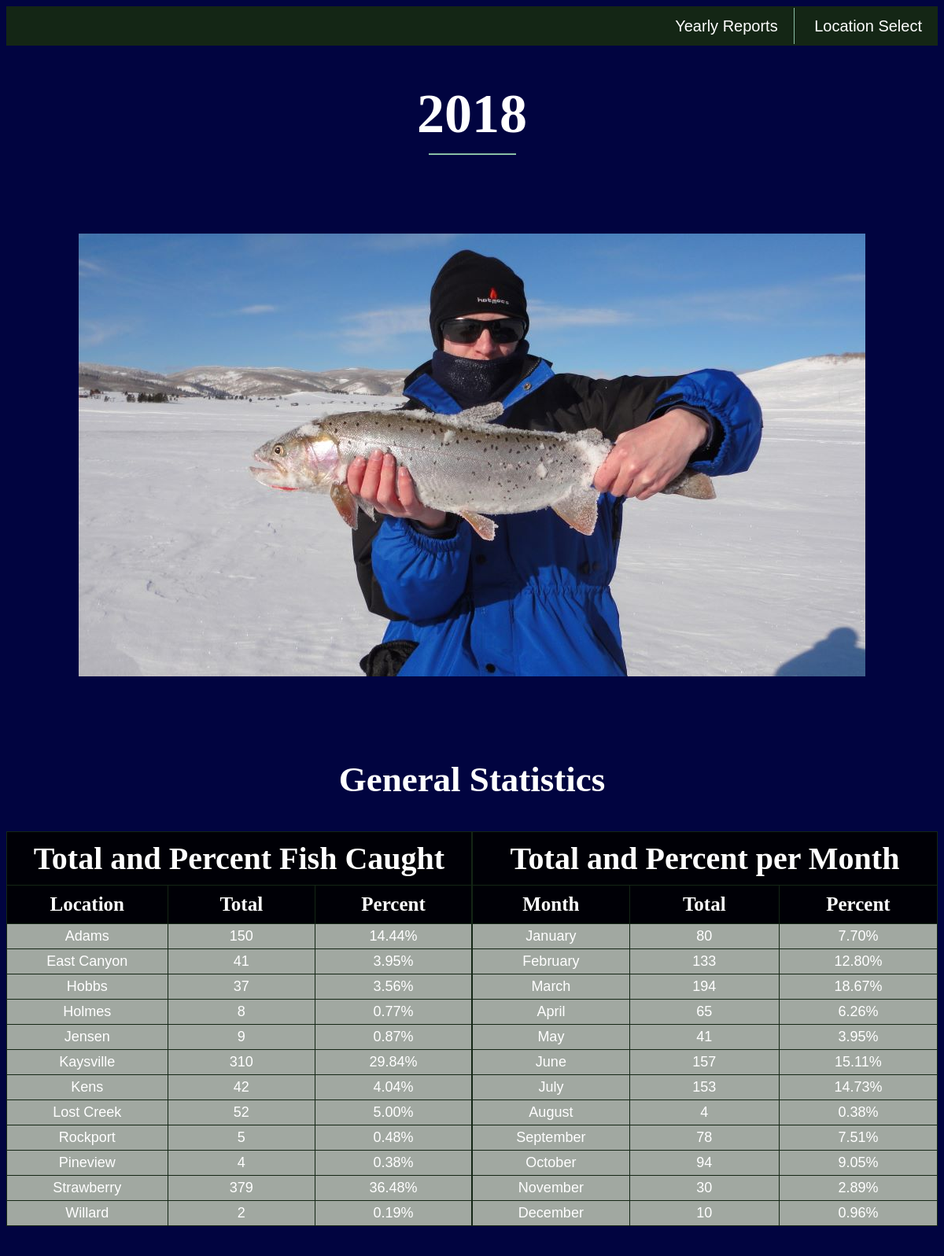
The app's page /2018/ (upper part) with its own data.
### fitzfishing/models.py (models this page shows, shortened)
class FishCaught2018(models.Model):
    location_name = models.CharField(max_length=200)
    total = models.CharField(max_length=200)
    percent = models.CharField(max_length=200)

class FishCaughtMonth2018(models.Model):
    month_name = models.CharField(max_length=200)
    total = models.CharField(max_length=200)
    percent = models.CharField(max_length=200)

### fitzfishing/views.py (the view)
# urls.py: path('2018/', views.year1, name="2018"),
def year1(request):
    total_list = FishCaught2018.objects.all()
    month_list = FishCaughtMonth2018.objects.all()
    species_list = SpeciesCaught2018.objects.all()
    seasons_list = FishCaughtSeason2018.objects.all()
    rating_list = Ratings2018.objects.all()
    return render(request, 'yearly_reports/2018/2018.html', {'total_list': total_list, 'month_list': month_list, 'species_list': species_list, 'seasons_list': seasons_list, 'rating_list': rating_list})

### fitzfishing/templates/yearly_reports/2018/2018.html (shortened to what this page needs)
{% extends 'fitzfishing/base2.html' %}
{% load static %}
    {% block body %}
        <h1 class="main-head">2018</h1>
        <hr class="line-2018">
        <div class="best-catches-container">
            <div class="bestCatches">
                <img src="{% static 'images/bestCatches/2018/23in_cutt.jpg' %}" alt="" style="width: 100%;">
            </div>
        </div>
        <h2 class="sub-head general-stats-head">General Statistics</h2>
        <div class="year-stats-container">
            <div class="year-stats-col">
                <table class="year-tables">
                    <tr>
                        <th colspan="3" class="year-table-head">Total and Percent Fish Caught</th>
                    </tr>
                    <tr>
                        <th class="year-table-sub-head">Location</th>
                        <th class="year-table-sub-head">Total</th>
                        <th class="year-table-sub-head">Percent</th>
                    </tr>
                    {% for total in total_list %}
                    <tr>
                        <td>{{ total.location_name }}</td>
                        <td>{{ total.total }}</td>
                        <td>{{ total.percent }}</td>
                    </tr>
                    {% endfor %}
                </table>
            </div>
            <div class="year-stats-col">
                <table class="year-tables">
                    <tr>
                        <th colspan="3" class="year-table-head">Total and Percent per Month</th>
                    </tr>
                    <tr>
                        <th class="year-table-sub-head">Month</th>
                        <th class="year-table-sub-head">Total</th>
                        <th class="year-table-sub-head">Percent</th>
                    </tr>
                    {% for month in month_list %}
                    <tr>
                        <td>{{ month.month_name }}</td>
                        <td>{{ month.total }}</td>
                        <td>{{ month.percent }}</td>
                    </tr>
                    {% endfor %}
                </table>
                <img src="{% static 'images/Graphs/2018/total_fish_caught.png' %}" alt="" style="width: 100%; margin-bottom: 2rem;"><br>
                <img src="{% static 'images/Graphs/2018/total_species_caught.png' %}" alt="" style="width: 100%; margin-bottom: 2rem;"><br>
            </div>
        </div>
    {% endblock %}

### fitzfishing/static/css/styles.css (style rules this page uses)
html { background-color: #010440; font-size: 20px; font-family: 'Quicksand', sans-serif; color: #FFFFFF; }
.main-head { font-size: 3.5rem; font-family: 'Libre Baskerville', serif; text-align: center; margin-bottom: 0; }
.sub-head { font-size: 2.25rem; font-family: 'Libre Baskerville', serif; text-align: center; }
hr { height: 2px; border-width: 0; background-color: #8ABFA6; }
table, th, td { text-align: center; border: 1px solid #142615; border-collapse: collapse; padding: .5rem; }
th { background-color: #000006; font-size: 1.25rem; font-family: 'Libre Baskerville', serif; width: 250px; }
td { background-color: #A1A8A1; font-size: .9rem; padding: .25rem; }
.line-2018 { width: 111px; margin-bottom: 5rem; }
.best-catches-container { max-width: 1000px; position: relative; margin: auto; }
.general-stats-head { margin-top: 5rem; }
.year-stats-container { margin-top: 2rem; margin-bottom: 5rem; display: flex; justify-content: space-around; }
.year-tables, .overall-tables { margin-bottom: 2rem; }
.year-table-head, .stats-table-head, .overall-table-head { font-size: 2rem; }
.year-table-sub-head, .overall-table-sub-head { font-size: 1.25rem; }

### records on screen
FishCaught2018: location_name "Adams", total "150", percent "14.44%"
FishCaught2018: location_name "East Canyon", total "41", percent "3.95%"
FishCaught2018: location_name "Hobbs", total "37", percent "3.56%"
FishCaught2018: location_name "Holmes", total "8", percent "0.77%"
FishCaught2018: location_name "Jensen", total "9", percent "0.87%"
FishCaught2018: location_name "Kaysville", total "310", percent "29.84%"
FishCaught2018: location_name "Kens", total "42", percent "4.04%"
FishCaught2018: location_name "Lost Creek", total "52", percent "5.00%"
FishCaught2018: location_name "Rockport", total "5", percent "0.48%"
FishCaught2018: location_name "Pineview", total "4", percent "0.38%"
FishCaught2018: location_name "Strawberry", total "379", percent "36.48%"
FishCaught2018: location_name "Willard", total "2", percent "0.19%"
FishCaughtMonth2018: month_name "January", total "80", percent "7.70%"
FishCaughtMonth2018: month_name "February", total "133", percent "12.80%"
FishCaughtMonth2018: month_name "March", total "194", percent "18.67%"
FishCaughtMonth2018: month_name "April", total "65", percent "6.26%"
FishCaughtMonth2018: month_name "May", total "41", percent "3.95%"
FishCaughtMonth2018: month_name "June", total "157", percent "15.11%"
FishCaughtMonth2018: month_name "July", total "153", percent "14.73%"
FishCaughtMonth2018: month_name "August", total "4", percent "0.38%"
FishCaughtMonth2018: month_name "September", total "78", percent "7.51%"
FishCaughtMonth2018: month_name "October", total "94", percent "9.05%"
FishCaughtMonth2018: month_name "November", total "30", percent "2.89%"
FishCaughtMonth2018: month_name "December", total "10", percent "0.96%"
